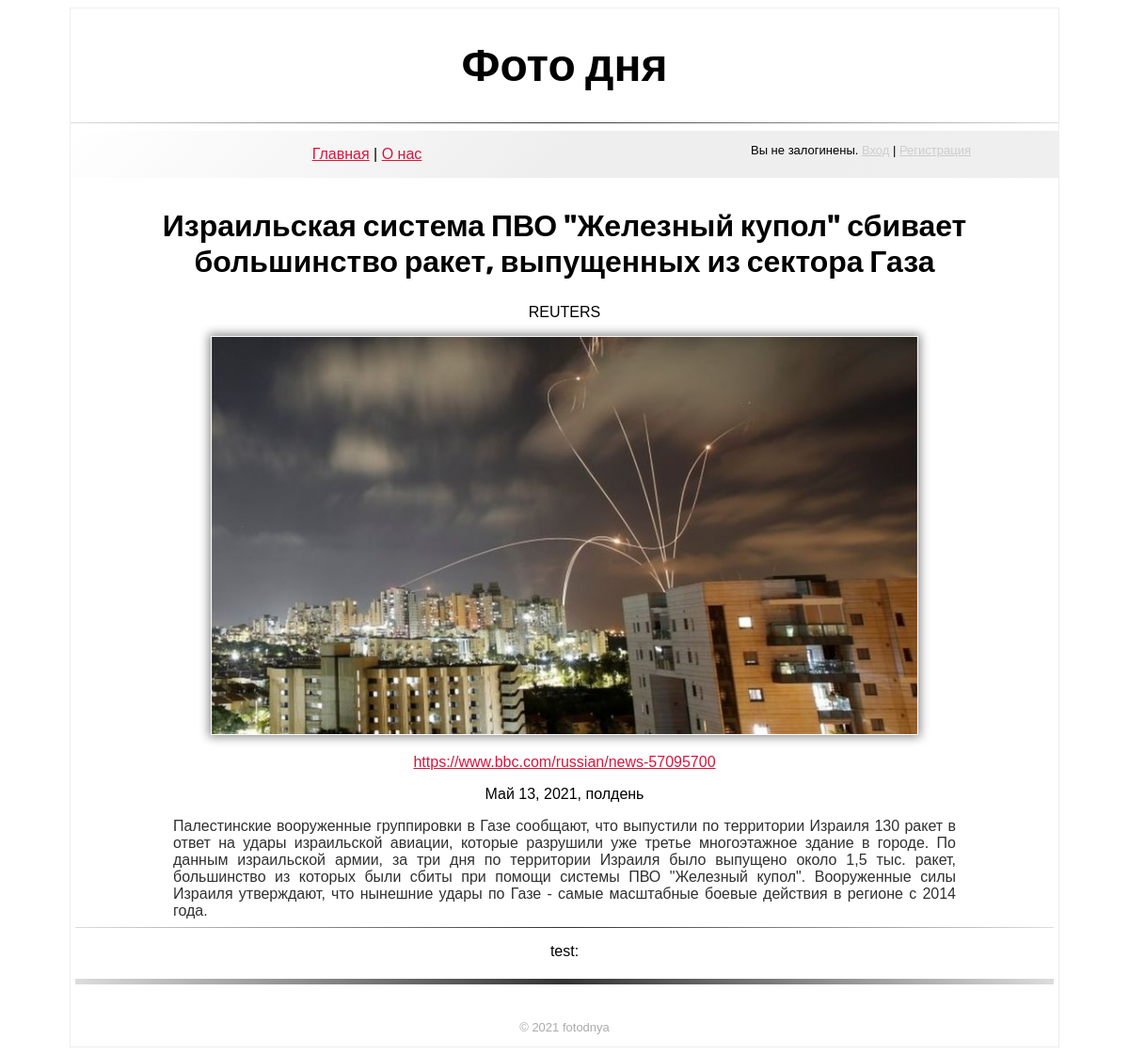
The page /post/10/ on the database its author committed.
### fotodnya/models.py (models this page shows, shortened)
class fotoNews(models.Model):
    title = models.CharField(max_length=120)
    img = models.ImageField(upload_to='static/images/', null=True, blank=True, default='static/images/default.jpg')
    author = models.CharField(max_length=120, blank=True)
    url_from = models.URLField(max_length=300, default='http://fotodnya.site', blank=True)
    timepostdate = models.DateTimeField(auto_now=False, auto_now_add=False, blank=True, null=True)
    description = models.TextField(blank=True, null=True)

### fotodnya/views.py (the view)
# urls.py: path('post/<int:pk>/', BlogDetailView.as_view(), name='post_detail'),
class BlogDetailView(DetailView):
    model = fotoNews
    comments = comments_fn
    template_name = 'post_detail.html'

### templates/post_detail.html (shortened to what this page needs)
{% extends 'base.html' %}
{% block content %}
<div class="post_foto">
    <h2>{{ fotonews.title }}</h2>
    <p>{{ fotonews.author }}</p>
    <img src="{{ fotonews.img.url }}" width="750px">
    <p><a href="/">{{ fotonews.url_from }}</a></p>
    <p>{{ fotonews.timepostdate }}</p>
    <p class="news-text">{{ fotonews.description }}</p>
    <hr>
    <p>test:</p>
    <hr class="news">
</div>
{% endblock content %}

### static/css/style.css (style rules this page uses)
body { font-family: Arial; }
#header hr, hr { padding: 0; height: 1px; border: none; background: linear-gradient(45deg, #ddd, #333, #ddd); }
h2, h2 a { font-family: 'Rubik', sans-serif; font-size: 32px; text-decoration: none; color: #000; }
a { font-size: 16px; color: crimson; text-decoration: underline; }
.post_foto { padding: 5px; text-align: center; }
.post_foto img { border: 1px solid #fafafa; -webkit-box-shadow: 0px 0px 10px 2px #888; -moz-box-shadow: 0px 0px 10px 2px #888; box-shadow: 0px 0px 10px 2px #888; }
p.news-text { color: #303030; text-align: justify; width: 80%; margin: 0 auto; }
hr.news { margin: 20px 0; padding: 0; height: 6px; border: none; background: linear-gradient(45deg,#ddd, #333, #ddd); }

### rows shown on the page
fotoNews: title "Израильская система ПВО \"Железный купол\" сбивает большинство ракет, выпущенных из сектора Газа", author "REUTERS", img (picture), url_from "https://www.bbc.com/russian/news-57095700", timepostdate "Май 13, 2021, полдень", description "Палестинские вооруженные группировки в Газе сообщают, что выпустили по территории Израиля 130 ракет в ответ на удары израильской авиации, которые разрушили уже третье многоэтажное здание в городе. По данным израильской армии, за три дня по территории Израиля было выпущено около 1,5 тыс. ракет, большинство из которых были сбиты при помощи системы ПВО \"Железный купол\". Вооруженные силы Израиля утверждают, что нынешние удары по Газе - самые масштабные боевые действия в регионе с 2014 года."
